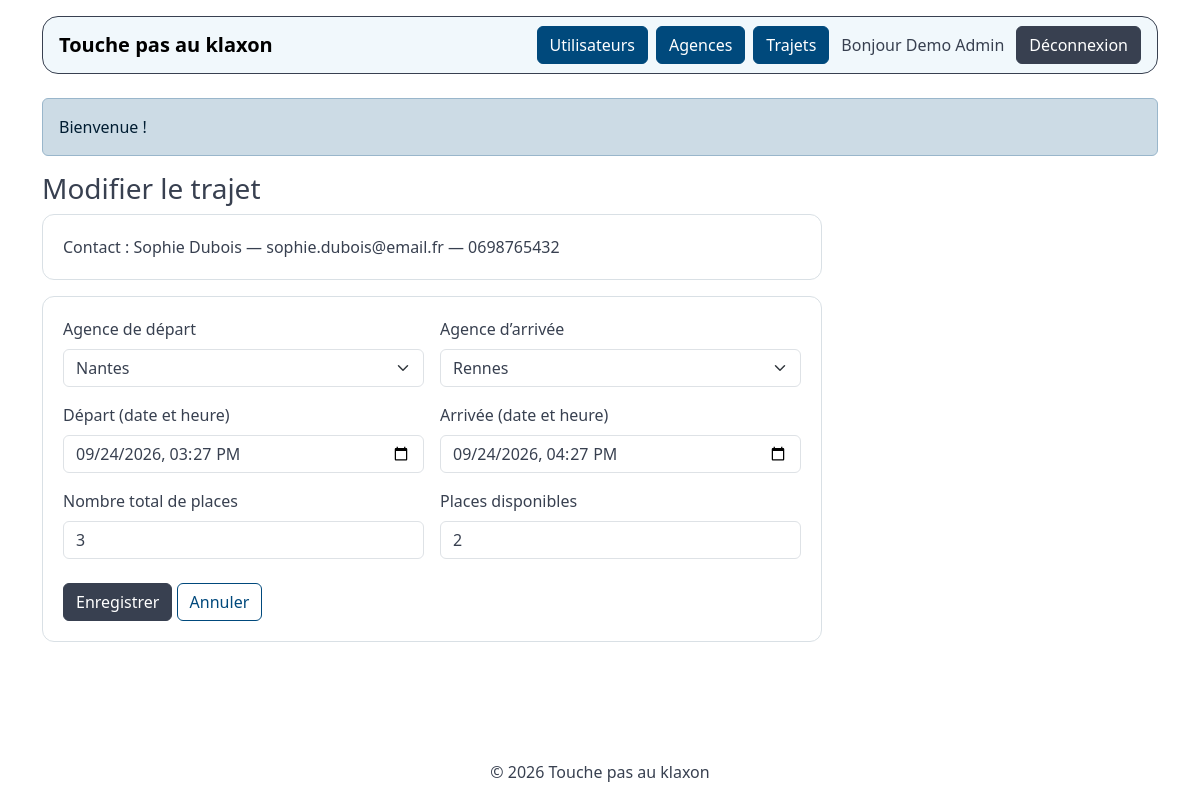
The app's page /trips/2/edit (signed in) with its own data.
### tables this page shows
CREATE TABLE IF NOT EXISTS users (
 id INT UNSIGNED AUTO_INCREMENT PRIMARY KEY,
 last_name VARCHAR(100) NOT NULL,
 first_name VARCHAR(100) NOT NULL,
 phone VARCHAR(20) NOT NULL,
 email VARCHAR(190) NOT NULL UNIQUE,
 password_hash VARCHAR(255) NOT NULL,
 role ENUM('employee','admin') NOT NULL DEFAULT 'employee'
);

CREATE TABLE IF NOT EXISTS trips (
 id INT UNSIGNED AUTO_INCREMENT PRIMARY KEY,
 departure_agency_id INT UNSIGNED NOT NULL,
 arrival_agency_id INT UNSIGNED NOT NULL,
 departure_at DATETIME NOT NULL,
 arrival_at DATETIME NOT NULL,
 total_seats TINYINT UNSIGNED NOT NULL,
 available_seats TINYINT UNSIGNED NOT NULL,
 author_id INT UNSIGNED NOT NULL,
 created_at TIMESTAMP NOT NULL DEFAULT CURRENT_TIMESTAMP,
 CONSTRAINT fk_trip_departure FOREIGN KEY (departure_agency_id) REFERENCES agencies(id) ON DELETE RESTRICT,
 CONSTRAINT fk_trip_arrival FOREIGN KEY (arrival_agency_id) REFERENCES agencies(id) ON DELETE RESTRICT,
 CONSTRAINT fk_trip_author FOREIGN KEY (author_id) REFERENCES users(id) ON DELETE RESTRICT,
 CONSTRAINT chk_trip_agencies CHECK (departure_agency_id <> arrival_agency_id),
 CONSTRAINT chk_trip_dates CHECK (arrival_at > departure_at),
 CONSTRAINT chk_trip_seats CHECK (total_seats BETWEEN 1 AND 50 AND available_seats <= total_seats),
 INDEX idx_trip_departure (departure_at, available_seats),
 INDEX idx_trip_author (author_id)
);

CREATE TABLE IF NOT EXISTS agencies (
 id INT UNSIGNED AUTO_INCREMENT PRIMARY KEY,
 name VARCHAR(100) NOT NULL UNIQUE
);

### public/index.php (called while the page is built, shortened)
<?php
try {
    $db = Database::connect(dirname(__DIR__));
    $controller = new AppController(new TripRepository($db), new AgencyRepository($db), new UserRepository($db));
    $controller->handle($_SERVER['REQUEST_METHOD'] ?? 'GET', parse_url($_SERVER['REQUEST_URI'] ?? '/', PHP_URL_PATH) ?: '/');
} catch (Throwable $exception) {
    error_log((string) $exception);
    http_response_code(500);
    echo 'Une erreur interne est survenue.';
}

### src/Repositories/UserRepository.php (called while the page is built, shortened)
<?php
final class UserRepository
{
    public function find(int $id): array|false
    {
        $statement = $this->db->prepare('SELECT id,first_name,last_name,email,phone,role FROM users WHERE id=?');
        $statement->execute([$id]);
        return $statement->fetch();
    }
}

### src/Repositories/TripRepository.php (called while the page is built, shortened)
<?php
final class TripRepository
{
    public function find(int $id): array|false
    {
        $statement = $this->db->prepare('SELECT * FROM trips WHERE id = ?');
        $statement->execute([$id]);
        return $statement->fetch();
    }
}

### src/Repositories/AgencyRepository.php (called while the page is built, shortened)
<?php
final class AgencyRepository
{
    public function all(): array
    {
        return $this->db->query('SELECT * FROM agencies ORDER BY name')->fetchAll();
    }
}

### views/trip-form.php (the view)
<h1 class="h3"><?= empty($trip['id']) ? 'Proposer un trajet' : 'Modifier le trajet' ?></h1><?php foreach ($errors ?? [] as $error): ?><div class="alert alert-danger" role="alert"><?= e($error) ?></div><?php endforeach; ?>
<div class="form-card mb-3">Contact : <?= e(($contact ?? $user)['first_name'] . ' ' . ($contact ?? $user)['last_name']) ?> — <?= e(($contact ?? $user)['email']) ?> — <?= e(($contact ?? $user)['phone']) ?></div>
<form action="<?= e($action) ?>" method="post" class="form-card"><?= token() ?><div class="row g-3"><div class="col-md-6"><label for="departure" class="form-label">Agence de départ</label><select name="departure_agency_id" id="departure" class="form-select" required><option value="">Choisir</option><?php foreach ($agencies as $agency): ?><option value="<?= (int) $agency['id'] ?>" <?= (string) ($trip['departure_agency_id'] ?? '') === (string) $agency['id'] ? 'selected' : '' ?>><?= e($agency['name']) ?></option><?php endforeach; ?></select></div><div class="col-md-6"><label for="arrival" class="form-label">Agence d’arrivée</label><select name="arrival_agency_id" id="arrival" class="form-select" required><option value="">Choisir</option><?php foreach ($agencies as $agency): ?><option value="<?= (int) $agency['id'] ?>" <?= (string) ($trip['arrival_agency_id'] ?? '') === (string) $agency['id'] ? 'selected' : '' ?>><?= e($agency['name']) ?></option><?php endforeach; ?></select></div>
<?php foreach (['departure_at' => 'Départ', 'arrival_at' => 'Arrivée'] as $field => $label): ?><div class="col-md-6"><label for="<?= $field ?>" class="form-label"><?= $label ?> (date et heure)</label><input class="form-control" type="datetime-local" name="<?= $field ?>" id="<?= $field ?>" value="<?= e(isset($trip[$field]) ? str_replace(' ', 'T', substr((string) $trip[$field], 0, 16)) : '') ?>" required></div><?php endforeach; ?>
<div class="col-md-6"><label for="total" class="form-label">Nombre total de places</label><input class="form-control" type="number" min="1" max="50" name="total_seats" id="total" value="<?= e($trip['total_seats'] ?? '4') ?>" required></div><div class="col-md-6"><label for="available" class="form-label">Places disponibles</label><input class="form-control" type="number" min="0" max="50" name="available_seats" id="available" value="<?= e($trip['available_seats'] ?? '3') ?>" required></div></div><div class="mt-4"><button class="btn btn-dark">Enregistrer</button> <a class="btn btn-outline-secondary" href="<?= $user['role'] === 'admin' ? '/admin' : '/' ?>">Annuler</a></div></form>

### views/layout.php (shortened to what this page needs)
<?php
function e(mixed $value): string { return htmlspecialchars((string) $value, ENT_QUOTES | ENT_SUBSTITUTE, 'UTF-8'); }
?>
<!doctype html><html lang="fr"><head><meta charset="utf-8"><meta name="viewport" content="width=device-width,initial-scale=1"><title>Touche pas au klaxon</title>
<link rel="stylesheet" href="/assets/style.css"></head>
<body class="d-flex flex-column min-vh-100"><header class="container mt-3"><nav class="navbar navbar-expand-lg border border-dark rounded-4 px-3" aria-label="Navigation principale"><a class="navbar-brand fw-bold" href="<?= $user && $user['role'] === 'admin' ? '/admin' : '/' ?>">Touche pas au klaxon</a><div class="ms-auto d-flex gap-2 align-items-center flex-wrap">
<?php if (!$user): ?><a class="btn btn-dark" href="/login">Connexion</a>
<?php else: ?><?php if ($user['role'] === 'admin'): ?><a class="btn btn-secondary" href="/admin#utilisateurs">Utilisateurs</a><a class="btn btn-secondary" href="/admin#agences">Agences</a><a class="btn btn-secondary" href="/admin#trajets">Trajets</a><?php else: ?><a class="btn btn-dark" href="/trips/new">Créer un trajet</a><?php endif; ?>
<span class="mx-1">Bonjour <?= e($user['first_name'] . ' ' . $user['last_name']) ?></span><form action="/logout" method="post" class="m-0"><?= token() ?><button class="btn btn-dark">Déconnexion</button></form><?php endif; ?></div></nav></header>
<main class="container py-4 flex-grow-1"><?php if (isset($_SESSION['flash'])): ?><div class="alert alert-secondary" role="status"><?= e($_SESSION['flash']) ?></div><?php unset($_SESSION['flash']); endif; ?><?php require __DIR__ . '/' . $view . '.php'; ?></main>
<footer class="text-center py-3">© <?= date('Y') ?> Touche pas au klaxon</footer>
<script src="/assets/bootstrap.bundle.min.js"></script></body></html>

### records on screen
users: first_name+last_name "Demo Admin"
users: first_name+last_name "Sophie Dubois", email "sophie.dubois@email.fr", phone "0698765432"
trips: departure_agency_id "Nantes", arrival_agency_id "Rennes", departure_at "09/24/2026 15:27", arrival_at "09/24/2026 16:27", total_seats "3", available_seats "2"

### other values on screen
$_SESSION['flash'] "Bienvenue !"
$label "Départ"
$label "Arrivée"
